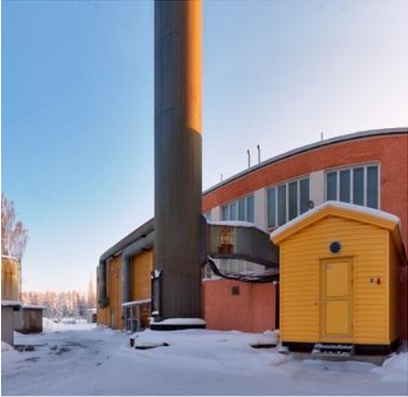
#> input picture Week6/Images/raw_1.png, 408 x 397 px, found by its file name
$ python q2.py
#> lines starting #> are read from the running program, lines starting #| are printed output that depends on the picture
import cv2 as cv
import numpy as np

img1 = cv.imread('Week6/Images/raw_1.png', 0)
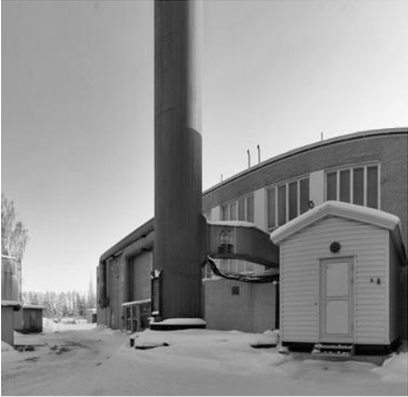
#> img1: shape (397, 408); min 0, max 255, mean 146.8
img2 = cv.imread('Week6/Images/raw_2.png', 0)
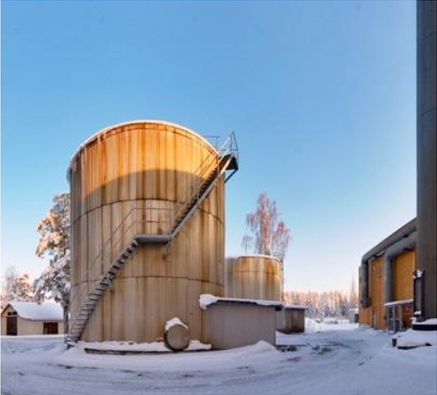
#> input picture Week6/Images/raw_2.png, 437 x 395 px, found by its file name
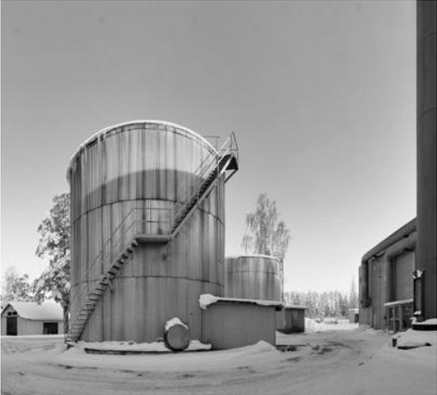
#> img2: shape (395, 437); min 0, max 253, mean 151.3

sift = cv.SIFT_create()
keypoints_1, descriptors_1 = sift.detectAndCompute(img1, None)
#> keypoints_1 = 550 keypoints; strongest (x, y, size): (166, 344, 2.7), (156, 312, 2.8), (157, 274, 3.3), (132, 341, 3.3)
keypoints_2, descriptors_2 = sift.detectAndCompute(img2, None)
#> keypoints_2 = 940 keypoints; strongest (x, y, size): (50, 327, 10), (418, 312, 2.8), (428, 344, 2.7), (419, 274, 3.2)

def Match_KeyPoints_Knn(descriptors_1, descriptors_2, treshold= 0.8):
#> called with treshold = 0.3
    Matches = []
    for i in range(len(descriptors_1)):
        distances = np.sqrt(np.sum((descriptors_2 - descriptors_1[i])**2, axis=1))
        min_dist_j = np.argmin(distances)
        min_d1 = distances[min_dist_j]
        min_d2 = np.min(np.delete(distances, min_dist_j))
        if min_d1/min_d2 < treshold:
            Matches.append(cv.DMatch(i, min_dist_j, distances[min_dist_j]))
#> this loop made 550 passes
#> (min_dist_j, min_d1, min_d2) on passes 1 to 3: (46, 207.6, 220.5), (753, 319.6, 336.8), (651, 191, 226)
#> after the loop, Matches = 87 matches
    return Matches


matches = Match_KeyPoints_Knn(descriptors_1, descriptors_2, 0.3)
#> matches = 87 matches
matches = sorted(matches, key=lambda x: x.distance)

img3 = cv.drawMatches(img1, keypoints_1, img2, keypoints_2, matches[:], img2, matchColor = (0,255,0), singlePointColor=(255,0,0), flags=2)
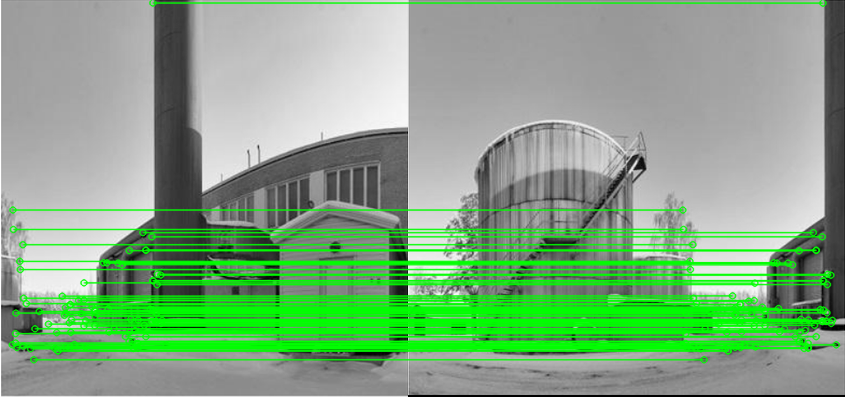
#> img3: shape (397, 845, 3); mean of channels 0, 1, 2 131, 168.6, 131; drawn as B, G, R

cv.imshow('Image Matching', img3)
cv.waitKey(0)
